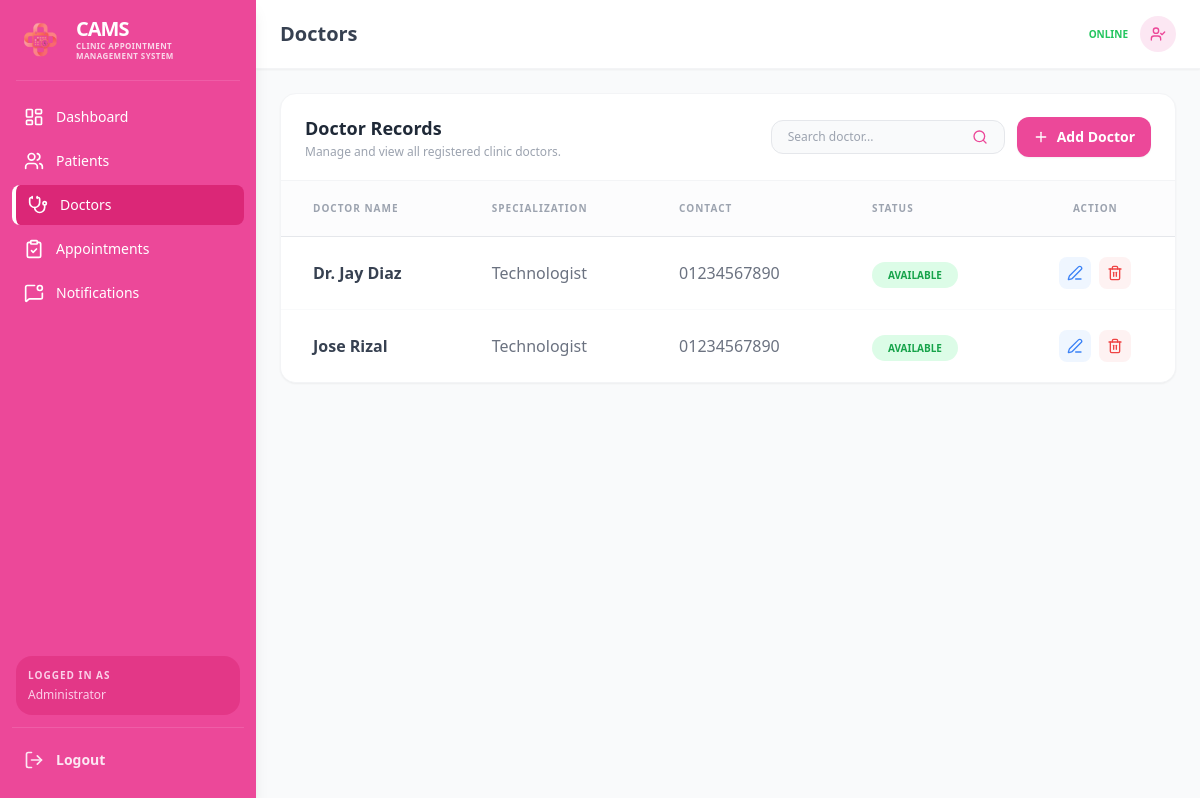
/doctors_dashB.php (signed in), run on the app's committed database.
### tables this page shows
CREATE TABLE `doctors` (
  `id` int(11) NOT NULL,
  `name` varchar(100) NOT NULL,
  `specialization` varchar(100) DEFAULT NULL,
  `contact` varchar(20) DEFAULT NULL,
  `status` enum('available','unavailable') DEFAULT 'available',
  `created_at` timestamp NOT NULL DEFAULT current_timestamp()
);

### doctors_dashB.php (the view, shortened to what this page needs)
<?php
include("conn.php");
?>
<!DOCTYPE html>
<html lang="en">
<head>
    <script src="https://cdn.tailwindcss.com"></script>
</head>
<body class="bg-gray-50 overflow-hidden">
<div class="flex h-screen overflow-hidden">
    <aside id="sidebar" class="fixed md:static inset-y-0 left-0 z-50 w-64 bg-pink-500 text-white flex flex-col shadow-lg
                               -translate-x-full md:translate-x-0 transition-transform duration-300">
        <div class="flex items-center p-4 gap-3">
            <img class="w-12 h-12 flex-shrink-0" src="mainlogo.png" alt="CAMS Logo">
            <div>
                <h1 class="font-bold text-xl uppercase tracking-tighter leading-none">CAMS</h1>
                <p class="font-bold text-[8px] text-pink-100 uppercase tracking-wider opacity-90 leading-tight mt-0.5">
                    Clinic Appointment <br> Management System
                </p>
            </div>
        </div>
        <hr class="border-pink-400 mx-4 opacity-50">
        <nav class="mt-4 flex-1 px-3">
            <ul class="space-y-1">
                <li><a href="admin_dashboard.php" class="flex items-center hover:bg-pink-600 px-3 py-2.5 rounded-lg transition-all"><i data-lucide="layout-dashboard" class="w-5 h-5 flex-shrink-0"></i><span class="ml-3 font-medium text-sm whitespace-nowrap">Dashboard</span></a></li>
                <li><a href="patients_dashB.php" class="flex items-center hover:bg-pink-600 px-3 py-2.5 rounded-lg transition-all"><i data-lucide="users" class="w-5 h-5 flex-shrink-0"></i><span class="ml-3 font-medium text-sm whitespace-nowrap">Patients</span></a></li>
                <li><a href="doctors_dashB.php" class="flex items-center bg-pink-600 border-l-4 border-white px-3 py-2.5 rounded-lg transition-all"><i data-lucide="stethoscope" class="w-5 h-5 flex-shrink-0"></i><span class="ml-3 font-medium text-sm whitespace-nowrap">Doctors</span></a></li>
                <li><a href="appointment_dashB.php" class="flex items-center hover:bg-pink-600 px-3 py-2.5 rounded-lg transition-all"><i data-lucide="clipboard-check" class="w-5 h-5 flex-shrink-0"></i><span class="ml-3 font-medium text-sm whitespace-nowrap">Appointments</span></a></li>
                <li><a href="notification_dashB.php" class="flex items-center hover:bg-pink-600 px-3 py-2.5 rounded-lg transition-all"><i data-lucide="message-square-dot" class="w-5 h-5 flex-shrink-0"></i><span class="ml-3 font-medium text-sm whitespace-nowrap">Notifications</span></a></li>
            </ul>
        </nav>
        <div class="px-4 pb-3">
            <div class="bg-pink-600/50 rounded-2xl p-3">
                <p class="text-[10px] text-pink-200 font-bold uppercase tracking-widest mb-1">Logged in as</p>
                <p class="text-pink-200 text-xs">Administrator</p>
            </div>
        </div>
        <div class="px-3 pb-5">
            <hr class="border-pink-400 mb-3 opacity-50">
            <button onclick="location.href='logout.php'" class="w-full flex items-center px-3 py-2.5 hover:bg-pink-700 rounded-xl transition-all text-pink-100 hover:text-white">
                <i data-lucide="log-out" class="w-5 h-5 flex-shrink-0"></i>
                <span class="ml-3 font-bold text-sm">Logout</span>
            </button>
        </div>
    </aside>
    <div class="flex-1 flex flex-col min-w-0 overflow-hidden">
        <header class="bg-white border-b border-gray-100 shadow-sm px-6 py-4 flex justify-between items-center flex-shrink-0">
            <div class="flex items-center gap-4">
                <h2 class="text-xl font-bold text-gray-700">Doctors</h2>
            </div>
            <div class="flex items-center gap-3">
                <div class="text-right hidden sm:block">
                    <p class="text-[10px] text-green-500 font-semibold uppercase">Online</p>
                </div>
                <div class="w-9 h-9 bg-pink-100 rounded-full flex items-center justify-center text-pink-500">
                    <i data-lucide="user-check" class="w-4 h-4"></i>
                </div>
            </div>
        </header>
        <div class="flex-1 overflow-y-auto p-6">
            <div class="bg-white rounded-2xl shadow-sm border border-gray-100 overflow-hidden">
                <div class="px-6 py-5 border-b border-gray-100 flex flex-col sm:flex-row justify-between items-start sm:items-center gap-4">
                    <div>
                        <h3 class="text-lg font-black text-gray-800">Doctor Records</h3>
                        <p class="text-xs text-gray-400 font-medium mt-0.5">Manage and view all registered clinic doctors.</p>
                    </div>
                    <div class="flex items-center gap-3">
                        <form method="GET" class="flex border border-gray-200 rounded-xl px-4 py-2 bg-gray-50 focus-within:ring-2 focus-within:ring-pink-300 transition-all">
                            <input type="text" name="search" placeholder="Search doctor..." value="<?= htmlspecialchars($_GET['search'] ?? ''); ?>" class="bg-transparent outline-none w-44 text-xs text-gray-600">
                            <button type="submit" class="text-pink-500 ml-2"><i data-lucide="search" class="w-4 h-4"></i></button>
                        </form>
                        <button onclick="openDoctorModal()" class="flex items-center gap-2 bg-pink-500 hover:bg-pink-600 text-white px-4 py-2.5 rounded-xl text-sm font-bold shadow-sm transition-all active:scale-95">
                            <i data-lucide="plus" class="w-4 h-4"></i> Add Doctor
                        </button>
                    </div>
                </div>
                <div class="overflow-x-auto">
                    <table class="w-full text-left">
                        <thead>
                            <tr class="bg-gray-50/50 text-gray-400 uppercase text-[10px] font-black tracking-widest border-b">
                                <th class="px-8 py-5">Doctor Name</th>
                                <th class="px-8 py-5">Specialization</th>
                                <th class="px-8 py-5">Contact</th>
                                <th class="px-8 py-5">Status</th>
                                <th class="px-8 py-5 text-center">Action</th>
                            </tr>
                        </thead>
                        <tbody class="divide-y divide-gray-50 bg-white">
                            <?php
                            $query = "SELECT * FROM doctors";
                            $query .= " ORDER BY id DESC";
                            $result = mysqli_query($conn, $query);
                            if (mysqli_num_rows($result) > 0):
                                while ($row = mysqli_fetch_assoc($result)):
                                    $name           = htmlspecialchars($row['name']);
                                    $specialization = htmlspecialchars($row['specialization']);
                                    $contact        = htmlspecialchars($row['contact']);
                                    $status         = htmlspecialchars($row['status']);
                                    $status_class   = $row['status'] === 'available'
                                        ? 'bg-green-100 text-green-600'
                                        : 'bg-red-100 text-red-600';
                            ?>
                            <tr class="hover:bg-pink-50/30 transition-all">
                                <td class="px-8 py-5 font-bold text-gray-700"><?= $name; ?></td>
                                <td class="px-8 py-5 text-gray-500"><?= $specialization; ?></td>
                                <td class="px-8 py-5 text-gray-500"><?= $contact; ?></td>
                                <td class="px-8 py-5">
                                    <span class="<?= $status_class; ?> px-4 py-1.5 rounded-full text-[10px] font-black uppercase"><?= $status; ?></span>
                                </td>
                                <td class="px-8 py-5">
                                    <div class="flex justify-center gap-2">
                                        <a href="doctors_edit.php?id=<?= $row['id']; ?>" class="bg-blue-50 text-blue-500 hover:bg-blue-500 hover:text-white p-2 rounded-lg transition-all">
                                            <i data-lucide="edit-3" class="w-4 h-4"></i>
                                        </a>
                                        <button onclick="confirmDelete(<?= $row['id']; ?>)" class="bg-red-50 text-red-500 hover:bg-red-500 hover:text-white p-2 rounded-lg transition-all">
                                            <i data-lucide="trash-2" class="w-4 h-4"></i>
                                        </button>
                                    </div>
                                </td>
                            </tr>
                            <?php
                                endwhile;
                            else:
                            ?>
                            <tr>
                                <td colspan="5" class="text-center py-10 text-gray-400 italic">No records found.</td>
                            </tr>
                            <?php endif; ?>
                        </tbody>
                    </table>
                </div>
            </div>
        </div>
    </div>
</div>
</body>
</html>

### data on the page
doctors: name "Dr. Jay Diaz", specialization "Technologist", contact "01234567890", status "AVAILABLE"
doctors: name "Jose Rizal", specialization "Technologist", contact "01234567890", status "AVAILABLE"
